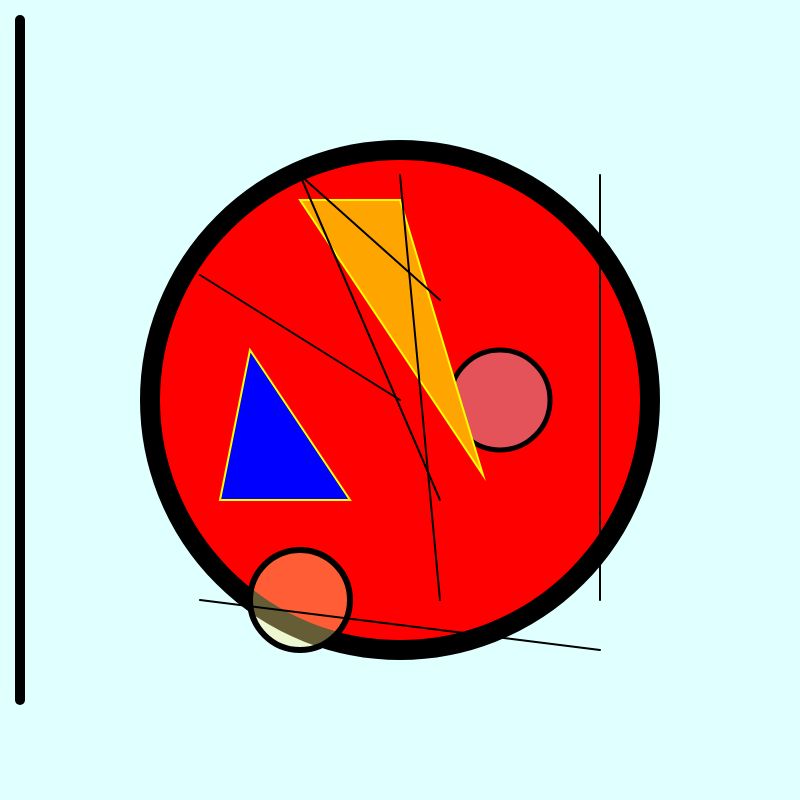
Frame 1 (no input)
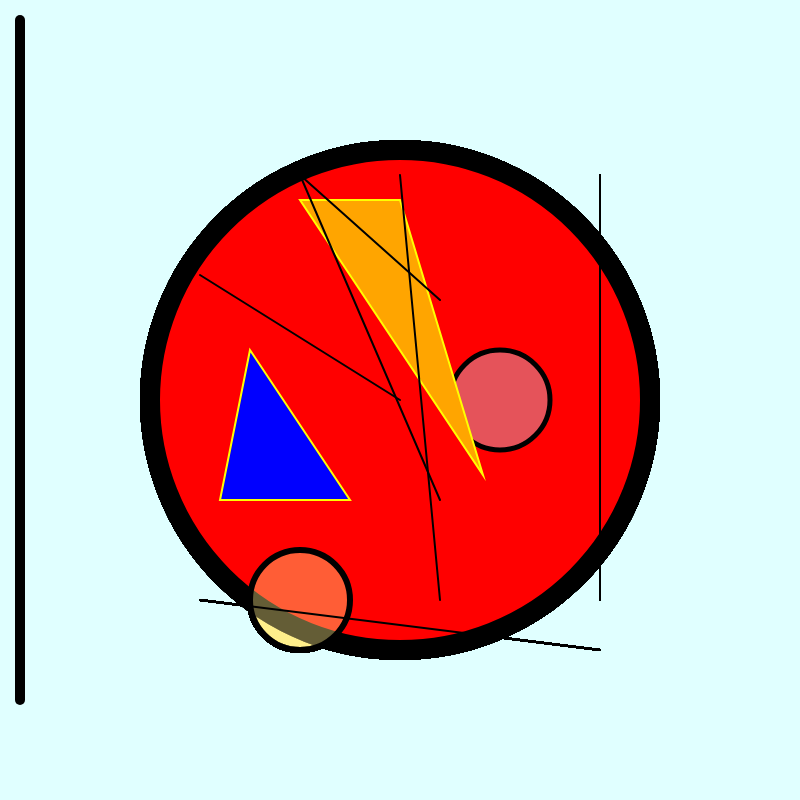
Frame 60 (no input)
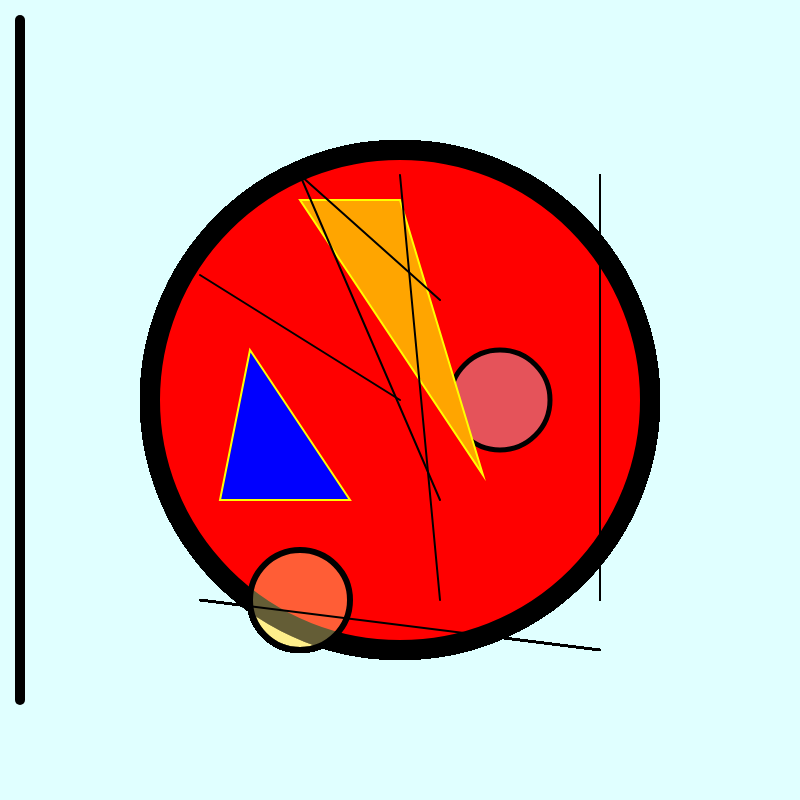
Frame 120 (the mouse pressed at the canvas centre since frame 60)

The p5.js sketch that drew these frames (run headless with seeded random() and noise() and a simulated clock; from frame 60 on, the mouse is pressed at the canvas centre):

// p5.js sketch
// ── sketch.js
function setup() {
  createCanvas(800,800);
  background(224, 255, 255);
  strokeWeight(10);
  line(20,20,20,700);
}

function draw()
{
    //circles
    stroke('black');
    fill('red');
    strokeWeight(20);
    ellipse(400, 400, 500, 500);
    strokeWeight(2);
    
   
    strokeWeight(5);
    fill(190, 211, 229, 100);
    ellipse(500, 400, 100, 100);
    strokeWeight(2);
    
    strokeWeight(6);
    fill(255, 236, 139,100);
    ellipse(300, 600, 100, 100);
    strokeWeight(2);
	
    // triangles
    stroke('yellow');
    strokeWeight(2)
    fill('orange');
    triangle(300, 200, 400, 200, 483, 475);
    strokeWeight(2);
    
    strokeWeight(2)
    fill('blue');
    triangle(250, 350, 220, 500, 350, 500);
    strokeWeight(2);
    noStroke();
    
    
    // lines
    stroke('black');
    line(200,275,400,400);
    line(300,175,440,300);
    line(300,175,440,500);
    line(400,175,440,600);
    line(600,175,600,600);
    line(200,600,600,650);
    
}


//triangles ,ellipses,lines,points
